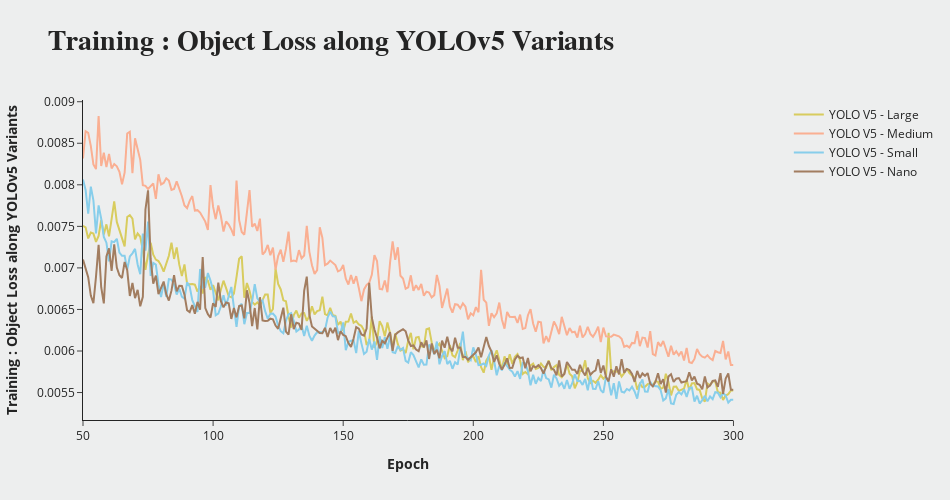

The notebook cell this image was saved under:
### Code cell
plot_line("/home/yanuar/Thesis/Model/YOLOv5_Yanuar/Results/Training/YOLOv5l/results.csv",
          "/home/yanuar/Thesis/Model/YOLOv5_Yanuar/Results/Training/YOLOv5m/results.csv", 
          "/home/yanuar/Thesis/Model/YOLOv5_Yanuar/Results/Training/YOLOv5s/results.csv", 
          "/home/yanuar/Thesis/Model/YOLOv5_Yanuar/Results/Training/YOLOv5n/results.csv",
          "train/obj_loss", "Training : Object Loss along YOLOv5 Variants", 50)

### Figure 1 — Plotly figure (JSON) as saved in the notebook; plotly's stock layout.template omitted (floating-point values rounded to 4 significant figures; data arrays with more than 128 entries replaced by an {"elided": "..."} marker saying what was removed)
{"data": [{"line": {"color": "#d8cc5e", "dash": "solid", "width": 2}, "name": "YOLO V5 - Large", "type": "scatter", "x": {"elided": "251 int values"}, "y": {"elided": "251 float values"}}, {"line": {"color": "#faaf92", "dash": "solid", "width": 2}, "name": "YOLO V5 - Medium", "type": "scatter", "x": {"elided": "251 int values"}, "y": {"elided": "251 float values"}}, {"line": {"color": "skyblue", "dash": "solid", "width": 2}, "name": "YOLO V5 - Small", "type": "scatter", "x": {"elided": "251 int values"}, "y": {"elided": "251 float values"}}, {"line": {"color": "#a27d60", "dash": "solid", "width": 2}, "name": "YOLO V5 - Nano", "type": "scatter", "x": {"elided": "251 int values"}, "y": {"elided": "251 float values"}}], "layout": {"height": 500, "paper_bgcolor": "#edeeee", "plot_bgcolor": "#edeeee", "showlegend": true, "title": {"font": {"family": "Serif", "size": 28}, "text": "<b>Training : Object Loss along YOLOv5 Variants<b>"}, "width": 950, "xaxis": {"anchor": "y", "domain": [0, 0.94], "tickmode": "array", "ticktext": ["0", "50", "100", "150", "200", "250", "300", "350"], "tickvals": [0, 50, 100, 150, 200, 250, 300], "title": {"text": "<b>Epoch<b>"}}, "yaxis": {"anchor": "x", "domain": [0, 1], "title": {"text": "<b>Training : Object Loss along YOLOv5 Variants<b>"}}, "yaxis2": {"anchor": "x", "overlaying": "y", "side": "right"}}}
